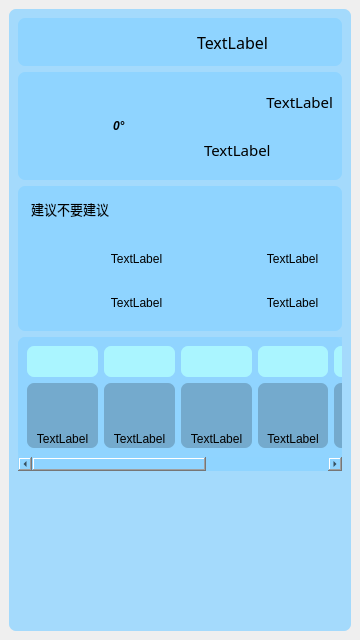
<?xml version="1.0" encoding="UTF-8"?>
<ui version="4.0">
 <class>MainWindow</class>
 <widget class="QMainWindow" name="MainWindow">
  <property name="geometry">
   <rect>
    <x>0</x>
    <y>0</y>
    <width>360</width>
    <height>640</height>
   </rect>
  </property>
  <property name="windowTitle">
   <string>MainWindow</string>
  </property>
  <widget class="QWidget" name="centralwidget">
   <layout class="QVBoxLayout" name="verticalLayout">
    <item>
     <widget class="QWidget" name="ChildWidget" native="true">
      <property name="styleSheet">
       <string notr="true">background-color: rgba(143, 212, 255, 200);
border-radius: 7px;</string>
      </property>
      <layout class="QVBoxLayout" name="verticalLayout_2" stretch="1,3,4,0,0">
       <item>
        <widget class="QWidget" name="widget_2" native="true">
         <property name="sizePolicy">
          <sizepolicy hsizetype="Preferred" vsizetype="Preferred">
           <horstretch>0</horstretch>
           <verstretch>0</verstretch>
          </sizepolicy>
         </property>
         <property name="styleSheet">
          <string notr="true">background-color: rgba(143, 212, 255, 255);</string>
         </property>
         <layout class="QHBoxLayout" name="horizontalLayout" stretch="3,1,3,6">
          <item>
           <widget class="QLineEdit" name="cityEdit">
            <property name="font">
             <font>
              <family>黑体</family>
              <pointsize>12</pointsize>
             </font>
            </property>
           </widget>
          </item>
          <item>
           <widget class="QPushButton" name="searchBtn">
            <property name="sizePolicy">
             <sizepolicy hsizetype="Ignored" vsizetype="Expanding">
              <horstretch>0</horstretch>
              <verstretch>0</verstretch>
             </sizepolicy>
            </property>
            <property name="styleSheet">
             <string notr="true">image: url(:/search.png);</string>
            </property>
            <property name="text">
             <string/>
            </property>
           </widget>
          </item>
          <item>
           <spacer name="horizontalSpacer">
            <property name="orientation">
             <enum>Qt::Horizontal</enum>
            </property>
            <property name="sizeType">
             <enum>QSizePolicy::Ignored</enum>
            </property>
            <property name="sizeHint" stdset="0">
             <size>
              <width>62</width>
              <height>30</height>
             </size>
            </property>
           </spacer>
          </item>
          <item>
           <widget class="QLabel" name="dateLab">
            <property name="sizePolicy">
             <sizepolicy hsizetype="Ignored" vsizetype="Preferred">
              <horstretch>0</horstretch>
              <verstretch>0</verstretch>
             </sizepolicy>
            </property>
            <property name="font">
             <font>
              <family>黑体</family>
              <pointsize>12</pointsize>
             </font>
            </property>
            <property name="text">
             <string>TextLabel</string>
            </property>
           </widget>
          </item>
         </layout>
        </widget>
       </item>
       <item>
        <widget class="QWidget" name="widget_3" native="true">
         <property name="styleSheet">
          <string notr="true">background-color: rgba(143, 212, 255, 255);</string>
         </property>
         <layout class="QGridLayout" name="gridLayout" columnstretch="3,3,2,2">
          <item row="0" column="0" rowspan="2">
           <widget class="QLabel" name="todIcon">
            <property name="enabled">
             <bool>true</bool>
            </property>
            <property name="sizePolicy">
             <sizepolicy hsizetype="Ignored" vsizetype="Ignored">
              <horstretch>0</horstretch>
              <verstretch>0</verstretch>
             </sizepolicy>
            </property>
            <property name="maximumSize">
             <size>
              <width>80</width>
              <height>80</height>
             </size>
            </property>
            <property name="autoFillBackground">
             <bool>false</bool>
            </property>
            <property name="styleSheet">
             <string notr="true">image: url(:/type2/riluo.png);</string>
            </property>
            <property name="text">
             <string/>
            </property>
           </widget>
          </item>
          <item row="0" column="1" rowspan="2">
           <widget class="QLabel" name="wenduLab">
            <property name="enabled">
             <bool>true</bool>
            </property>
            <property name="maximumSize">
             <size>
              <width>120</width>
              <height>91</height>
             </size>
            </property>
            <property name="styleSheet">
             <string notr="true">font: 48pt &quot;Agency FB&quot;;
font-weight: bold;
font-style:italic;
</string>
            </property>
            <property name="text">
             <string>&lt;html&gt;&lt;head/&gt;&lt;body&gt;&lt;p&gt;0°&lt;/p&gt;&lt;/body&gt;&lt;/html&gt;</string>
            </property>
           </widget>
          </item>
          <item row="1" column="2" colspan="2">
           <widget class="QLabel" name="mainTypeLab">
            <property name="maximumSize">
             <size>
              <width>109</width>
              <height>42</height>
             </size>
            </property>
            <property name="font">
             <font>
              <family>黑体</family>
              <pointsize>11</pointsize>
              <weight>50</weight>
              <italic>false</italic>
              <bold>false</bold>
             </font>
            </property>
            <property name="styleSheet">
             <string notr="true">font: 11pt &quot;黑体&quot;;</string>
            </property>
            <property name="text">
             <string>TextLabel</string>
            </property>
           </widget>
          </item>
          <item row="0" column="3">
           <widget class="QLabel" name="cityLab">
            <property name="maximumSize">
             <size>
              <width>19999</width>
              <height>19999</height>
             </size>
            </property>
            <property name="font">
             <font>
              <family>黑体</family>
              <pointsize>11</pointsize>
             </font>
            </property>
            <property name="text">
             <string>TextLabel</string>
            </property>
            <property name="alignment">
             <set>Qt::AlignRight|Qt::AlignTrailing|Qt::AlignVCenter</set>
            </property>
           </widget>
          </item>
         </layout>
        </widget>
       </item>
       <item>
        <widget class="QWidget" name="widget_4" native="true">
         <property name="styleSheet">
          <string notr="true">background-color: rgba(143, 212, 255, 255);</string>
         </property>
         <layout class="QGridLayout" name="gridLayout_2" rowstretch="0,0,0">
          <item row="2" column="0">
           <widget class="QWidget" name="widget_7" native="true">
            <layout class="QHBoxLayout" name="horizontalLayout_4">
             <item>
              <widget class="QLabel" name="label_10">
               <property name="styleSheet">
                <string notr="true">image: url(:/wind.png);</string>
               </property>
               <property name="text">
                <string/>
               </property>
              </widget>
             </item>
             <item>
              <widget class="QLabel" name="windLab">
               <property name="styleSheet">
                <string notr="true">font: 12pt &quot;黑体&quot;;</string>
               </property>
               <property name="text">
                <string>TextLabel</string>
               </property>
               <property name="alignment">
                <set>Qt::AlignCenter</set>
               </property>
              </widget>
             </item>
            </layout>
           </widget>
          </item>
          <item row="1" column="0">
           <widget class="QWidget" name="widget_5" native="true">
            <property name="styleSheet">
             <string notr="true">shadow: 10px 5px 5px red;</string>
            </property>
            <layout class="QHBoxLayout" name="horizontalLayout_2">
             <item>
              <widget class="QLabel" name="label_6">
               <property name="styleSheet">
                <string notr="true">image: url(:/humidity.png);</string>
               </property>
               <property name="text">
                <string/>
               </property>
              </widget>
             </item>
             <item>
              <widget class="QLabel" name="shiLab">
               <property name="styleSheet">
                <string notr="true">font: 12pt &quot;黑体&quot;;</string>
               </property>
               <property name="text">
                <string>TextLabel</string>
               </property>
               <property name="alignment">
                <set>Qt::AlignCenter</set>
               </property>
              </widget>
             </item>
            </layout>
           </widget>
          </item>
          <item row="2" column="1">
           <widget class="QWidget" name="widget_8" native="true">
            <layout class="QHBoxLayout" name="horizontalLayout_5">
             <item>
              <widget class="QLabel" name="label_12">
               <property name="styleSheet">
                <string notr="true">image: url(:/pm25.png);</string>
               </property>
               <property name="text">
                <string/>
               </property>
               <property name="alignment">
                <set>Qt::AlignCenter</set>
               </property>
              </widget>
             </item>
             <item>
              <widget class="QLabel" name="pmLab">
               <property name="styleSheet">
                <string notr="true">font: 12pt &quot;黑体&quot;;</string>
               </property>
               <property name="text">
                <string>TextLabel</string>
               </property>
               <property name="alignment">
                <set>Qt::AlignCenter</set>
               </property>
              </widget>
             </item>
            </layout>
           </widget>
          </item>
          <item row="0" column="0" colspan="2">
           <widget class="QTextBrowser" name="ganLab">
            <property name="sizePolicy">
             <sizepolicy hsizetype="Ignored" vsizetype="Ignored">
              <horstretch>0</horstretch>
              <verstretch>0</verstretch>
             </sizepolicy>
            </property>
            <property name="styleSheet">
             <string notr="true">font: 10pt &quot;黑体&quot;;</string>
            </property>
            <property name="html">
             <string>&lt;!DOCTYPE HTML PUBLIC &quot;-//W3C//DTD HTML 4.0//EN&quot; &quot;http://www.w3.org/TR/REC-html40/strict.dtd&quot;&gt;
&lt;html&gt;&lt;head&gt;&lt;meta name=&quot;qrichtext&quot; content=&quot;1&quot; /&gt;&lt;style type=&quot;text/css&quot;&gt;
p, li { white-space: pre-wrap; }
&lt;/style&gt;&lt;/head&gt;&lt;body style=&quot; font-family:'黑体'; font-size:10pt; font-weight:400; font-style:normal;&quot;&gt;
&lt;p style=&quot; margin-top:0px; margin-bottom:0px; margin-left:0px; margin-right:0px; -qt-block-indent:0; text-indent:0px;&quot;&gt;建议不要建议&lt;/p&gt;&lt;/body&gt;&lt;/html&gt;</string>
            </property>
           </widget>
          </item>
          <item row="1" column="1">
           <widget class="QWidget" name="widget_6" native="true">
            <layout class="QHBoxLayout" name="horizontalLayout_3">
             <item>
              <widget class="QLabel" name="label_8">
               <property name="styleSheet">
                <string notr="true">image: url(:/aqi.png);</string>
               </property>
               <property name="text">
                <string/>
               </property>
              </widget>
             </item>
             <item>
              <widget class="QLabel" name="qualLab">
               <property name="styleSheet">
                <string notr="true">font: 12pt &quot;黑体&quot;;</string>
               </property>
               <property name="text">
                <string>TextLabel</string>
               </property>
               <property name="alignment">
                <set>Qt::AlignCenter</set>
               </property>
              </widget>
             </item>
            </layout>
           </widget>
          </item>
         </layout>
        </widget>
       </item>
       <item>
        <widget class="QScrollArea" name="scrollArea">
         <property name="lineWidth">
          <number>1</number>
         </property>
         <property name="verticalScrollBarPolicy">
          <enum>Qt::ScrollBarAlwaysOff</enum>
         </property>
         <property name="horizontalScrollBarPolicy">
          <enum>Qt::ScrollBarAlwaysOn</enum>
         </property>
         <property name="sizeAdjustPolicy">
          <enum>QAbstractScrollArea::AdjustIgnored</enum>
         </property>
         <property name="widgetResizable">
          <bool>false</bool>
         </property>
         <widget class="QWidget" name="scrollAreaWidgetContents">
          <property name="geometry">
           <rect>
            <x>0</x>
            <y>0</y>
            <width>550</width>
            <height>120</height>
           </rect>
          </property>
          <layout class="QGridLayout" name="gridLayout_3" columnstretch="1,1,1,1,1,1,1" rowminimumheight="10,65">
           <item row="0" column="5">
            <widget class="QLabel" name="weekLab5">
             <property name="styleSheet">
              <string notr="true">background-color: rgb(170, 245, 255);</string>
             </property>
             <property name="text">
              <string/>
             </property>
             <property name="alignment">
              <set>Qt::AlignCenter</set>
             </property>
            </widget>
           </item>
           <item row="0" column="1">
            <widget class="QLabel" name="weekLab1">
             <property name="sizePolicy">
              <sizepolicy hsizetype="Preferred" vsizetype="Expanding">
               <horstretch>0</horstretch>
               <verstretch>0</verstretch>
              </sizepolicy>
             </property>
             <property name="styleSheet">
              <string notr="true">background-color: rgb(170, 245, 255);</string>
             </property>
             <property name="text">
              <string/>
             </property>
             <property name="alignment">
              <set>Qt::AlignCenter</set>
             </property>
            </widget>
           </item>
           <item row="0" column="3">
            <widget class="QLabel" name="weekLab3">
             <property name="styleSheet">
              <string notr="true">background-color: rgb(170, 245, 255);</string>
             </property>
             <property name="text">
              <string/>
             </property>
             <property name="alignment">
              <set>Qt::AlignCenter</set>
             </property>
            </widget>
           </item>
           <item row="0" column="6">
            <widget class="QLabel" name="weekLab6">
             <property name="styleSheet">
              <string notr="true">background-color: rgb(170, 245, 255);</string>
             </property>
             <property name="text">
              <string/>
             </property>
             <property name="alignment">
              <set>Qt::AlignCenter</set>
             </property>
            </widget>
           </item>
           <item row="0" column="2">
            <widget class="QLabel" name="weekLab2">
             <property name="styleSheet">
              <string notr="true">background-color: rgb(170, 245, 255);</string>
             </property>
             <property name="text">
              <string/>
             </property>
             <property name="alignment">
              <set>Qt::AlignCenter</set>
             </property>
            </widget>
           </item>
           <item row="0" column="0">
            <widget class="QLabel" name="weekLab0">
             <property name="styleSheet">
              <string notr="true">background-color: rgb(170, 245, 255);</string>
             </property>
             <property name="text">
              <string/>
             </property>
             <property name="alignment">
              <set>Qt::AlignCenter</set>
             </property>
            </widget>
           </item>
           <item row="0" column="4">
            <widget class="QLabel" name="weekLab4">
             <property name="styleSheet">
              <string notr="true">background-color: rgb(170, 245, 255);</string>
             </property>
             <property name="text">
              <string/>
             </property>
             <property name="alignment">
              <set>Qt::AlignCenter</set>
             </property>
            </widget>
           </item>
           <item row="1" column="0">
            <widget class="QWidget" name="widget" native="true">
             <property name="styleSheet">
              <string notr="true">background-color: rgba(0, 0, 0, 50);</string>
             </property>
             <layout class="QVBoxLayout" name="verticalLayout_3" stretch="3,0">
              <property name="spacing">
               <number>2</number>
              </property>
              <property name="leftMargin">
               <number>0</number>
              </property>
              <property name="topMargin">
               <number>0</number>
              </property>
              <property name="rightMargin">
               <number>0</number>
              </property>
              <property name="bottomMargin">
               <number>2</number>
              </property>
              <item>
               <widget class="QLabel" name="foreIcon0">
                <property name="styleSheet">
                 <string notr="true">background-color: rgba(0, 0, 0, 0);
image: url(:/type2/duoyun.png);</string>
                </property>
                <property name="text">
                 <string/>
                </property>
               </widget>
              </item>
              <item>
               <widget class="QLabel" name="typeLab0">
                <property name="styleSheet">
                 <string notr="true">background-color: rgba(255, 255, 255, 0);</string>
                </property>
                <property name="text">
                 <string>TextLabel</string>
                </property>
                <property name="alignment">
                 <set>Qt::AlignBottom|Qt::AlignHCenter</set>
                </property>
               </widget>
              </item>
             </layout>
            </widget>
           </item>
           <item row="1" column="1">
            <widget class="QWidget" name="widget_9" native="true">
             <property name="styleSheet">
              <string notr="true">background-color: rgba(0, 0, 0, 50);</string>
             </property>
             <layout class="QVBoxLayout" name="verticalLayout_4" stretch="3,0">
              <property name="spacing">
               <number>2</number>
              </property>
              <property name="leftMargin">
               <number>0</number>
              </property>
              <property name="topMargin">
               <number>0</number>
              </property>
              <property name="rightMargin">
               <number>0</number>
              </property>
              <property name="bottomMargin">
               <number>2</number>
              </property>
              <item>
               <widget class="QLabel" name="foreIcon1">
                <property name="styleSheet">
                 <string notr="true">background-color: rgba(0, 0, 0, 0);
image: url(:/type2/duoyun.png);</string>
                </property>
                <property name="text">
                 <string/>
                </property>
               </widget>
              </item>
              <item>
               <widget class="QLabel" name="typeLab1">
                <property name="styleSheet">
                 <string notr="true">background-color: rgba(255, 255, 255, 0);</string>
                </property>
                <property name="text">
                 <string>TextLabel</string>
                </property>
                <property name="alignment">
                 <set>Qt::AlignBottom|Qt::AlignHCenter</set>
                </property>
               </widget>
              </item>
             </layout>
            </widget>
           </item>
           <item row="1" column="2">
            <widget class="QWidget" name="widget_10" native="true">
             <property name="styleSheet">
              <string notr="true">background-color: rgba(0, 0, 0, 50);</string>
             </property>
             <layout class="QVBoxLayout" name="verticalLayout_5" stretch="3,0">
              <property name="spacing">
               <number>2</number>
              </property>
              <property name="leftMargin">
               <number>0</number>
              </property>
              <property name="topMargin">
               <number>0</number>
              </property>
              <property name="rightMargin">
               <number>0</number>
              </property>
              <property name="bottomMargin">
               <number>2</number>
              </property>
              <item>
               <widget class="QLabel" name="foreIcon2">
                <property name="styleSheet">
                 <string notr="true">background-color: rgba(0, 0, 0, 0);
image: url(:/type2/duoyun.png);</string>
                </property>
                <property name="text">
                 <string/>
                </property>
               </widget>
              </item>
              <item>
               <widget class="QLabel" name="typeLab2">
                <property name="styleSheet">
                 <string notr="true">background-color: rgba(255, 255, 255, 0);</string>
                </property>
                <property name="text">
                 <string>TextLabel</string>
                </property>
                <property name="alignment">
                 <set>Qt::AlignBottom|Qt::AlignHCenter</set>
                </property>
               </widget>
              </item>
             </layout>
            </widget>
           </item>
           <item row="1" column="3">
            <widget class="QWidget" name="widget_11" native="true">
             <property name="styleSheet">
              <string notr="true">background-color: rgba(0, 0, 0, 50);</string>
             </property>
             <layout class="QVBoxLayout" name="verticalLayout_6" stretch="3,0">
              <property name="spacing">
               <number>2</number>
              </property>
              <property name="leftMargin">
               <number>0</number>
              </property>
              <property name="topMargin">
               <number>0</number>
              </property>
              <property name="rightMargin">
               <number>0</number>
              </property>
              <property name="bottomMargin">
               <number>2</number>
              </property>
              <item>
               <widget class="QLabel" name="foreIcon3">
                <property name="styleSheet">
                 <string notr="true">background-color: rgba(0, 0, 0, 0);
image: url(:/type2/duoyun.png);</string>
                </property>
                <property name="text">
                 <string/>
                </property>
               </widget>
              </item>
              <item>
               <widget class="QLabel" name="typeLab3">
                <property name="styleSheet">
                 <string notr="true">background-color: rgba(255, 255, 255, 0);</string>
                </property>
                <property name="text">
                 <string>TextLabel</string>
                </property>
                <property name="alignment">
                 <set>Qt::AlignBottom|Qt::AlignHCenter</set>
                </property>
               </widget>
              </item>
             </layout>
            </widget>
           </item>
           <item row="1" column="4">
            <widget class="QWidget" name="widget_12" native="true">
             <property name="styleSheet">
              <string notr="true">background-color: rgba(0, 0, 0, 50);</string>
             </property>
             <layout class="QVBoxLayout" name="verticalLayout_7" stretch="3,0">
              <property name="spacing">
               <number>2</number>
              </property>
              <property name="leftMargin">
               <number>0</number>
              </property>
              <property name="topMargin">
               <number>0</number>
              </property>
              <property name="rightMargin">
               <number>0</number>
              </property>
              <property name="bottomMargin">
               <number>2</number>
              </property>
              <item>
               <widget class="QLabel" name="foreIcon4">
                <property name="styleSheet">
                 <string notr="true">background-color: rgba(0, 0, 0, 0);
image: url(:/type2/duoyun.png);</string>
                </property>
                <property name="text">
                 <string/>
                </property>
               </widget>
              </item>
              <item>
               <widget class="QLabel" name="typeLab4">
                <property name="styleSheet">
                 <string notr="true">background-color: rgba(255, 255, 255, 0);</string>
                </property>
                <property name="text">
                 <string>TextLabel</string>
                </property>
                <property name="alignment">
                 <set>Qt::AlignBottom|Qt::AlignHCenter</set>
                </property>
               </widget>
              </item>
             </layout>
            </widget>
           </item>
           <item row="1" column="5">
            <widget class="QWidget" name="widget_13" native="true">
             <property name="styleSheet">
              <string notr="true">background-color: rgba(0, 0, 0, 50);</string>
             </property>
             <layout class="QVBoxLayout" name="verticalLayout_8" stretch="3,0">
              <property name="spacing">
               <number>2</number>
              </property>
              <property name="leftMargin">
               <number>0</number>
              </property>
              <property name="topMargin">
               <number>0</number>
              </property>
              <property name="rightMargin">
               <number>0</number>
              </property>
              <property name="bottomMargin">
               <number>2</number>
              </property>
              <item>
               <widget class="QLabel" name="foreIcon5">
                <property name="styleSheet">
                 <string notr="true">background-color: rgba(0, 0, 0, 0);
image: url(:/type2/duoyun.png);</string>
                </property>
                <property name="text">
                 <string/>
                </property>
               </widget>
              </item>
              <item>
               <widget class="QLabel" name="typeLab5">
                <property name="styleSheet">
                 <string notr="true">background-color: rgba(255, 255, 255, 0);</string>
                </property>
                <property name="text">
                 <string>TextLabel</string>
                </property>
                <property name="alignment">
                 <set>Qt::AlignBottom|Qt::AlignHCenter</set>
                </property>
               </widget>
              </item>
             </layout>
            </widget>
           </item>
           <item row="1" column="6">
            <widget class="QWidget" name="widget_14" native="true">
             <property name="styleSheet">
              <string notr="true">background-color: rgba(0, 0, 0, 50);</string>
             </property>
             <layout class="QVBoxLayout" name="verticalLayout_9" stretch="3,0">
              <property name="spacing">
               <number>2</number>
              </property>
              <property name="leftMargin">
               <number>0</number>
              </property>
              <property name="topMargin">
               <number>0</number>
              </property>
              <property name="rightMargin">
               <number>0</number>
              </property>
              <property name="bottomMargin">
               <number>2</number>
              </property>
              <item>
               <widget class="QLabel" name="foreIcon6">
                <property name="styleSheet">
                 <string notr="true">background-color: rgba(0, 0, 0, 0);
image: url(:/type2/duoyun.png);</string>
                </property>
                <property name="text">
                 <string/>
                </property>
               </widget>
              </item>
              <item>
               <widget class="QLabel" name="typeLab6">
                <property name="styleSheet">
                 <string notr="true">background-color: rgba(255, 255, 255, 0);</string>
                </property>
                <property name="text">
                 <string>TextLabel</string>
                </property>
                <property name="alignment">
                 <set>Qt::AlignBottom|Qt::AlignHCenter</set>
                </property>
               </widget>
              </item>
             </layout>
            </widget>
           </item>
          </layout>
         </widget>
        </widget>
       </item>
       <item>
        <spacer name="verticalSpacer">
         <property name="orientation">
          <enum>Qt::Vertical</enum>
         </property>
         <property name="sizeHint" stdset="0">
          <size>
           <width>20</width>
           <height>151</height>
          </size>
         </property>
        </spacer>
       </item>
      </layout>
     </widget>
    </item>
   </layout>
  </widget>
 </widget>
 <resources/>
 <connections/>
</ui>
